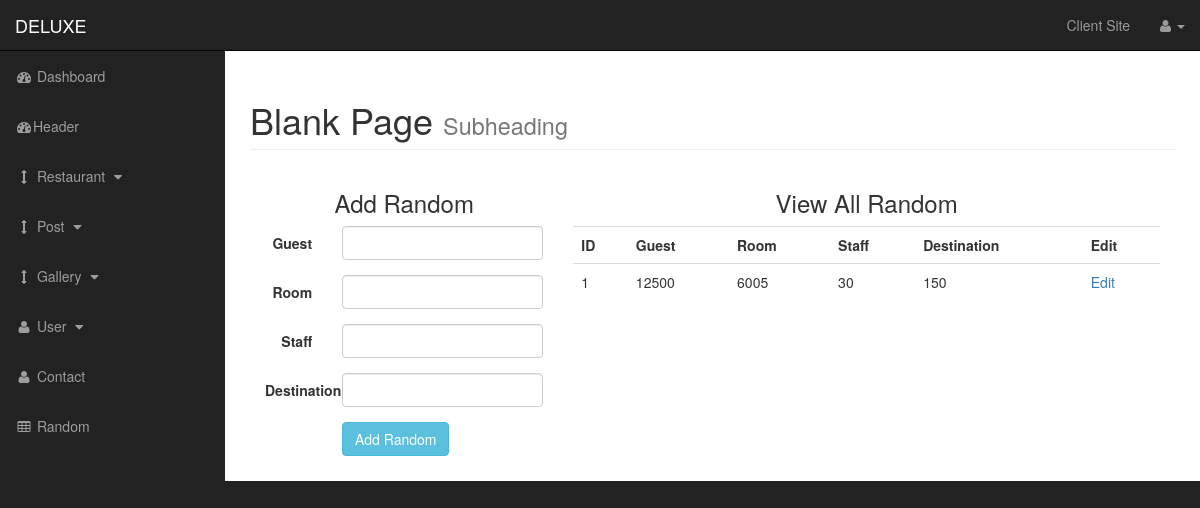
Page /admin/random.php on the committed database.
### tables this page shows
CREATE TABLE `random` (
  `id` int(11) NOT NULL,
  `guest` int(11) NOT NULL,
  `room` int(11) NOT NULL,
  `staff` int(11) NOT NULL,
  `destination` int(11) NOT NULL
);

### admin/random.php (the view, shortened to what this page needs)
<?php include_once "include_admin/header_admin.php"; ?>
    <div id="wrapper">
        <?php include_once "include_admin/navbar_admin.php"; ?>
        <div id="page-wrapper">
            <div class="container-fluid">
                <div class="row">
                    <div class="col-md-12">
                        <h1 class="page-header">
                            Blank Page
                            <small>Subheading</small>
                        </h1>
                        <div class="col-md-4">
                            <h3 class="text-center">Add Random</h3>
                            <form action="" method="post" class="form-horizontal">
                                <div class="form-group">
                                    <label for="" class="control-label col-md-3">Guest</label>
                                    <div class="col-md-9">
                                        <input type="text" class="form-control" name="guest">
                                    </div>
                                </div>
                                <div class="form-group">
                                    <label for="" class="control-label col-md-3">Room</label>
                                    <div class="col-md-9">
                                        <input type="text" class="form-control" name="room">
                                    </div>
                                </div>
                                <div class="form-group">
                                    <label for="" class="control-label col-md-3">Staff</label>
                                    <div class="col-md-9">
                                        <input type="text" class="form-control" name="staff">
                                    </div>
                                </div>
                                <div class="form-group">
                                    <label for="" class="control-label col-md-3">Destination</label>
                                    <div class="col-md-9">
                                        <input type="text" class="form-control" name="destination">
                                    </div>
                                </div>
                                <div class="form-group">
                                    <div class="col-md-9 col-md-offset-3">
                                        <input type="submit" class="btn btn-info" value="Add Random" name="add_random">
                                    </div>
                                </div>
                            </form>
                        </div>
                        <div class="col-md-8">
                            <h3 class="text-center">View All Random</h3>
                            <table class="table">
                                <tr>
                                    <th>ID</th>
                                    <th>Guest</th>
                                    <th>Room</th>
                                    <th>Staff</th>
                                    <th>Destination</th>
                                    <th>Edit</th>
                                </tr>
                                    <?php
                                    $query = "SELECT * FROM random";
                                    $result = mysqli_query($connect,$query);
                                    while($row=mysqli_fetch_assoc($result)){
                                        $id = $row['id'];
                                        $guest = $row['guest'];
                                        $room = $row['room'];
                                        $staff = $row['staff'];
                                        $destination = $row['destination'];
                                    ?>
                                    <tr>
                                    <td><?php echo $id; ?></td>
                                    <td><?php echo $guest; ?></td>
                                    <td><?php echo $room; ?></td>
                                    <td><?php echo $staff; ?></td>
                                    <td><?php echo $destination; ?></td>
                                    <td><a href="random.php?edit_random=<?php echo $id; ?>">Edit</a></td>
                                    </tr>
                                    <?php
                                    }
                                    ?>
                            </table>
                        </div>
                    </div>
                </div>
            </div>
        </div>
    </div>
    <?php include_once "include_admin/footer_admin.php"; ?>

### admin/css/sb-admin.css (style rules this page uses)
body { margin-top: 100px; background-color: #222; }
@media (min-width:768px) { body { margin-top: 50px; } }
#wrapper { padding-left: 0; }
#page-wrapper { width: 100%; padding: 0; background-color: #fff; }
@media (min-width:768px) { #wrapper { padding-left: 225px; } }
@media (min-width:768px) { #page-wrapper { padding: 10px; } }

### rows in the picture
random: id "1", guest "12500", room "6005", staff "30", destination "150"
